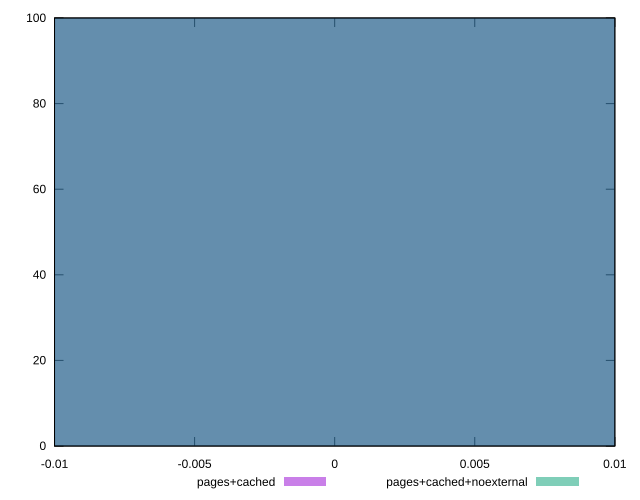

Generate this figure with gnuplot:
reset

$pagesCached <<EOF
0 100
EOF

$pagesCachedNoexternal <<EOF
0 100
EOF

set key outside below
set boxwidth 0.1
set xrange [-0.01:0.01]
set yrange [0:100]
set trange [0:100]
set style fill transparent solid 0.5 noborder
set terminal svg size 640, 500 enhanced background rgb 'white'
set output "reprap/duplicated-javascript/comparison/histogram/1_vs_2.svg"

plot $pagesCached title "pages+cached" with boxes, \
     $pagesCachedNoexternal title "pages+cached+noexternal" with boxes

reset
